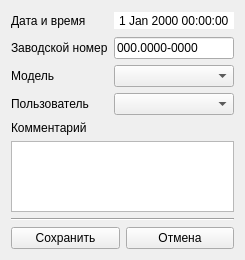
<?xml version="1.0" encoding="UTF-8"?>
<ui version="4.0">
 <class>Form</class>
 <widget class="QWidget" name="Form">
  <property name="geometry">
   <rect>
    <x>0</x>
    <y>0</y>
    <width>239</width>
    <height>260</height>
   </rect>
  </property>
  <property name="windowTitle">
   <string>Form</string>
  </property>
  <layout class="QVBoxLayout" name="verticalLayout">
   <item>
    <layout class="QHBoxLayout" name="horizontalLayout_5">
     <item>
      <widget class="QLabel" name="label_5">
       <property name="text">
        <string>Дата и время</string>
       </property>
      </widget>
     </item>
     <item>
      <spacer name="horizontalSpacer">
       <property name="orientation">
        <enum>Qt::Horizontal</enum>
       </property>
       <property name="sizeHint" stdset="0">
        <size>
         <width>40</width>
         <height>20</height>
        </size>
       </property>
      </spacer>
     </item>
     <item>
      <widget class="QDateTimeEdit" name="datetimeedit">
       <property name="minimumSize">
        <size>
         <width>120</width>
         <height>0</height>
        </size>
       </property>
       <property name="frame">
        <bool>false</bool>
       </property>
       <property name="alignment">
        <set>Qt::AlignCenter</set>
       </property>
       <property name="readOnly">
        <bool>true</bool>
       </property>
       <property name="buttonSymbols">
        <enum>QAbstractSpinBox::NoButtons</enum>
       </property>
       <property name="keyboardTracking">
        <bool>false</bool>
       </property>
       <property name="calendarPopup">
        <bool>false</bool>
       </property>
      </widget>
     </item>
    </layout>
   </item>
   <item>
    <layout class="QHBoxLayout" name="horizontalLayout_4">
     <item>
      <widget class="QLabel" name="label">
       <property name="text">
        <string>Заводской номер</string>
       </property>
      </widget>
     </item>
     <item>
      <spacer name="horizontalSpacer_2">
       <property name="orientation">
        <enum>Qt::Horizontal</enum>
       </property>
       <property name="sizeHint" stdset="0">
        <size>
         <width>40</width>
         <height>20</height>
        </size>
       </property>
      </spacer>
     </item>
     <item>
      <widget class="QLineEdit" name="factorynumber_lineedit">
       <property name="sizePolicy">
        <sizepolicy hsizetype="Minimum" vsizetype="Fixed">
         <horstretch>0</horstretch>
         <verstretch>0</verstretch>
        </sizepolicy>
       </property>
       <property name="minimumSize">
        <size>
         <width>120</width>
         <height>0</height>
        </size>
       </property>
       <property name="inputMask">
        <string>000.0000-0000</string>
       </property>
       <property name="text">
        <string>000.0000-0000</string>
       </property>
       <property name="alignment">
        <set>Qt::AlignLeading|Qt::AlignLeft|Qt::AlignVCenter</set>
       </property>
      </widget>
     </item>
    </layout>
   </item>
   <item>
    <layout class="QHBoxLayout" name="horizontalLayout_3">
     <item>
      <widget class="QLabel" name="label_2">
       <property name="text">
        <string>Модель</string>
       </property>
      </widget>
     </item>
     <item>
      <spacer name="horizontalSpacer_3">
       <property name="orientation">
        <enum>Qt::Horizontal</enum>
       </property>
       <property name="sizeHint" stdset="0">
        <size>
         <width>40</width>
         <height>20</height>
        </size>
       </property>
      </spacer>
     </item>
     <item>
      <widget class="QComboBox" name="devicemodel_combobox">
       <property name="minimumSize">
        <size>
         <width>120</width>
         <height>0</height>
        </size>
       </property>
       <property name="editable">
        <bool>false</bool>
       </property>
      </widget>
     </item>
    </layout>
   </item>
   <item>
    <layout class="QHBoxLayout" name="horizontalLayout_2">
     <item>
      <widget class="QLabel" name="label_3">
       <property name="text">
        <string>Пользователь</string>
       </property>
      </widget>
     </item>
     <item>
      <spacer name="horizontalSpacer_4">
       <property name="orientation">
        <enum>Qt::Horizontal</enum>
       </property>
       <property name="sizeHint" stdset="0">
        <size>
         <width>40</width>
         <height>20</height>
        </size>
       </property>
      </spacer>
     </item>
     <item>
      <widget class="QComboBox" name="user_combobox">
       <property name="minimumSize">
        <size>
         <width>120</width>
         <height>0</height>
        </size>
       </property>
      </widget>
     </item>
    </layout>
   </item>
   <item>
    <widget class="QLabel" name="label_4">
     <property name="text">
      <string>Комментарий</string>
     </property>
    </widget>
   </item>
   <item>
    <widget class="QTextEdit" name="comment_textedit"/>
   </item>
   <item>
    <widget class="Line" name="line">
     <property name="orientation">
      <enum>Qt::Horizontal</enum>
     </property>
    </widget>
   </item>
   <item>
    <layout class="QHBoxLayout" name="horizontalLayout">
     <item>
      <widget class="QPushButton" name="save_button">
       <property name="text">
        <string>Сохранить</string>
       </property>
      </widget>
     </item>
     <item>
      <widget class="QPushButton" name="cancel_button">
       <property name="text">
        <string>Отмена</string>
       </property>
      </widget>
     </item>
    </layout>
   </item>
  </layout>
 </widget>
 <resources/>
 <connections/>
</ui>
